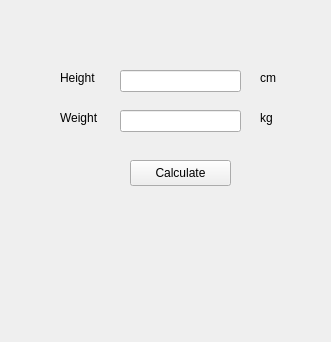
<?xml version="1.0" encoding="UTF-8"?>
<ui version="4.0">
 <class>Form</class>
 <widget class="QWidget" name="Form">
  <property name="geometry">
   <rect>
    <x>0</x>
    <y>0</y>
    <width>331</width>
    <height>342</height>
   </rect>
  </property>
  <property name="windowTitle">
   <string>Form</string>
  </property>
  <widget class="QLineEdit" name="heightInput">
   <property name="geometry">
    <rect>
     <x>120</x>
     <y>70</y>
     <width>121</width>
     <height>22</height>
    </rect>
   </property>
  </widget>
  <widget class="QPushButton" name="button">
   <property name="geometry">
    <rect>
     <x>130</x>
     <y>160</y>
     <width>101</width>
     <height>26</height>
    </rect>
   </property>
   <property name="text">
    <string>Calculate</string>
   </property>
  </widget>
  <widget class="QLineEdit" name="weightInput">
   <property name="geometry">
    <rect>
     <x>120</x>
     <y>110</y>
     <width>121</width>
     <height>22</height>
    </rect>
   </property>
  </widget>
  <widget class="QLabel" name="label">
   <property name="geometry">
    <rect>
     <x>60</x>
     <y>70</y>
     <width>58</width>
     <height>16</height>
    </rect>
   </property>
   <property name="text">
    <string>Height</string>
   </property>
  </widget>
  <widget class="QLabel" name="label_2">
   <property name="geometry">
    <rect>
     <x>260</x>
     <y>70</y>
     <width>58</width>
     <height>16</height>
    </rect>
   </property>
   <property name="text">
    <string>cm</string>
   </property>
  </widget>
  <widget class="QLabel" name="label_3">
   <property name="geometry">
    <rect>
     <x>60</x>
     <y>110</y>
     <width>58</width>
     <height>16</height>
    </rect>
   </property>
   <property name="text">
    <string>Weight</string>
   </property>
  </widget>
  <widget class="QLabel" name="label_4">
   <property name="geometry">
    <rect>
     <x>260</x>
     <y>110</y>
     <width>58</width>
     <height>16</height>
    </rect>
   </property>
   <property name="text">
    <string>kg</string>
   </property>
  </widget>
  <widget class="QLabel" name="bmi">
   <property name="geometry">
    <rect>
     <x>9</x>
     <y>210</y>
     <width>311</width>
     <height>31</height>
    </rect>
   </property>
   <property name="layoutDirection">
    <enum>Qt::LeftToRight</enum>
   </property>
   <property name="text">
    <string/>
   </property>
   <property name="alignment">
    <set>Qt::AlignCenter</set>
   </property>
   <property name="wordWrap">
    <bool>false</bool>
   </property>
   <property name="margin">
    <number>0</number>
   </property>
  </widget>
  <widget class="QLabel" name="child_health">
   <property name="geometry">
    <rect>
     <x>10</x>
     <y>260</y>
     <width>311</width>
     <height>31</height>
    </rect>
   </property>
   <property name="text">
    <string/>
   </property>
   <property name="alignment">
    <set>Qt::AlignCenter</set>
   </property>
  </widget>
  <widget class="QLabel" name="healthy_range">
   <property name="geometry">
    <rect>
     <x>10</x>
     <y>300</y>
     <width>311</width>
     <height>31</height>
    </rect>
   </property>
   <property name="text">
    <string/>
   </property>
   <property name="alignment">
    <set>Qt::AlignCenter</set>
   </property>
  </widget>
 </widget>
 <resources/>
 <connections/>
</ui>
